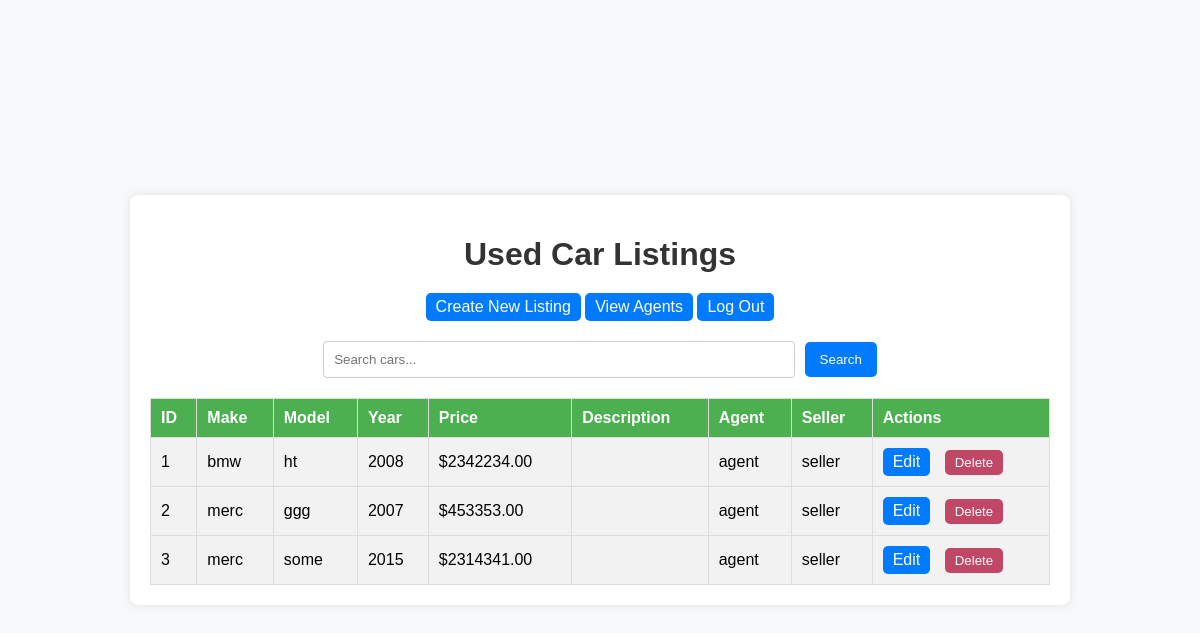
Screenshot of /cars (signed in) with the database file from the repository.
### tables this page shows
CREATE TABLE used_cars (
    car_id INTEGER PRIMARY KEY AUTOINCREMENT,
    make TEXT NOT NULL,
    model TEXT NOT NULL,
    year INTEGER NOT NULL,
    price REAL NOT NULL,
    description TEXT,
    view_count INTEGER DEFAULT 0,
    seller_id TEXT,
    agent_id TEXT NOT NULL,
    FOREIGN KEY (agent_id) REFERENCES user_accounts (id)
);

### app.py (the view)
@app.route('/cars')
@agent_required
def view_cars():
    return car_controller.view_cars()  # View all car listings

### app.py (called while the page is built)
def agent_required(f):
    @wraps(f)
    def decorated_function(*args, **kwargs):
        if 'user' not in session or session['user']['role'] != 'agent':
            flash('You do not have permission to access this page.')
            return redirect(url_for('login'))
        return f(*args, **kwargs)
    return decorated_function

### base_repository.py (called while the page is built)
    def get_connection(self):
        return sqlite3.connect(self.db_path)

    def fetch_all(self, query, params=()):
        conn = self.get_connection()
        conn.row_factory = sqlite3.Row  # Enables column access by name
        cursor = conn.cursor()
        cursor.execute(query, params)
        results = cursor.fetchall()
        conn.close()
        return results

### used_car.py (called while the page is built)
    def get_all_cars(self):
        query = 'SELECT * FROM used_cars'
        return self.fetch_all(query)

### used_car_controller.py (called while the page is built)
    def view_cars(self):
        cars = self.used_car_entity.get_all_cars()
        return render_template('cars.html', cars=cars)

### templates/cars.html (shortened to what this page needs)
<!DOCTYPE html>
<html lang="en">
<head>
</head>
<body>
    <div class="container">
        <h1>Used Car Listings</h1>
        <a href="{{ url_for('create_car') }}">Create New Listing</a>
        <a href="{{ url_for('view_agents') }}">View Agents</a>
        <a href="/logout">Log Out</a>
        <form action="{{ url_for('search_cars') }}" method="post">
            <input type="text" name="search_term" placeholder="Search cars...">
            <input type="submit" class="search_button" value="Search">
        </form>
        <table>
            <tr>
                <th>ID</th>
                <th>Make</th>
                <th>Model</th>
                <th>Year</th>
                <th>Price</th>
                <th>Description</th>
                <th>Agent</th>
                <th>Seller</th>
                <th>Actions</th>
            </tr>
            {% for car in cars %}
            <tr>
                <td>{{ car.car_id }}</td>
                <td>{{ car.make }}</td>
                <td>{{ car.model }}</td>
                <td>{{ car.year }}</td>
                <td>${{ "%.2f" | format(car.price) }}</td>
                <td>{{ car.description }}</td>
                <td>{{ car.agent_id }}</td>
                <td>{{ car.seller_id }}</td>
                <td class="actions">
                    <a href="{{ url_for('update_car', car_id=car.car_id) }}">Edit</a>
                    <form action="{{ url_for('delete_car', car_id=car.car_id) }}" method="post" style="display:inline;">
                        <input type="submit" class="delete-btn" value="Delete">
                    </form>
                </td>
            </tr>
            {% endfor %}
        </table>
    </div>
</body>
</html>

### templates/cars.html (style rules this page uses)
body { margin: 0; padding: 0; font-family: Arial, sans-serif; background-color: #f8f9fa; display: flex; justify-content: center; align-items: center; min-height: 100vh; }
.container { width: 75%; max-width: 1200px; background-color: #fff; border-radius: 8px; box-shadow: 0 0 10px rgba(0, 0, 0, 0.1); padding: 20px; text-align: center; }
h1 { margin-bottom: 20px; color: #333; }
a { text-decoration: none; color: white; background-color: #007bff; padding: 5px 10px; border-radius: 5px; display: inline-block; }
form { margin: 20px 0; }
input[type="text"] { width: 50%; padding: 10px; border-radius: 4px; border: 1px solid #ccc; margin-right: 5px; }
.search_button { padding: 10px 15px; border: none; background-color: #007bff; color: white; border-radius: 5px; cursor: pointer; }
table { width: 100%; border-collapse: collapse; margin-top: 20px; }
th, td { padding: 10px; border: 1px solid #ddd; text-align: left; }
th { background-color: #4CAF50; color: white; }
td { background-color: #f2f2f2; }
.actions a { margin-right: 10px; background-color: #007bff; }
.delete-btn { background-color: #c04765; color: white; border: none; border-radius: 5px; padding: 5px 10px; cursor: pointer; }

### rows the page displays
used_cars: car_id "1", make "bmw", model "ht", year "2008", price "2342234.00", agent_id "agent", seller_id "seller"
used_cars: car_id "2", make "merc", model "ggg", year "2007", price "453353.00", agent_id "agent", seller_id "seller"
used_cars: car_id "3", make "merc", model "some", year "2015", price "2314341.00", agent_id "agent", seller_id "seller"
